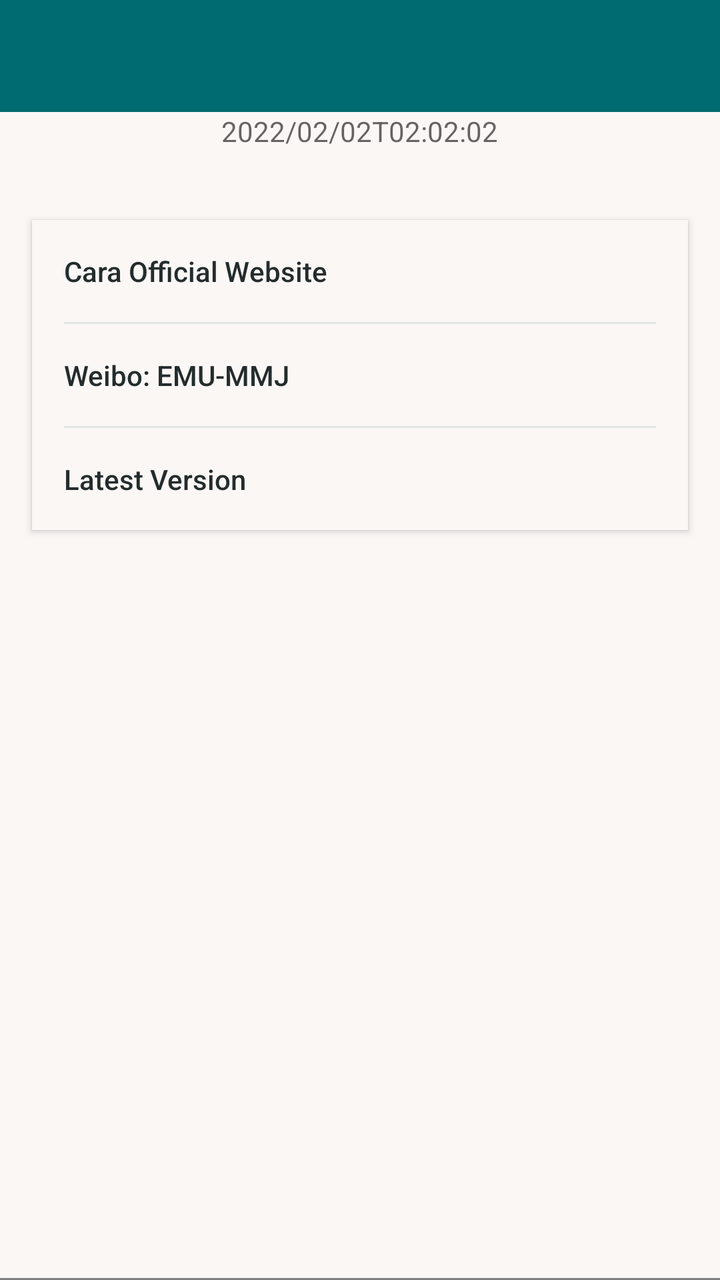
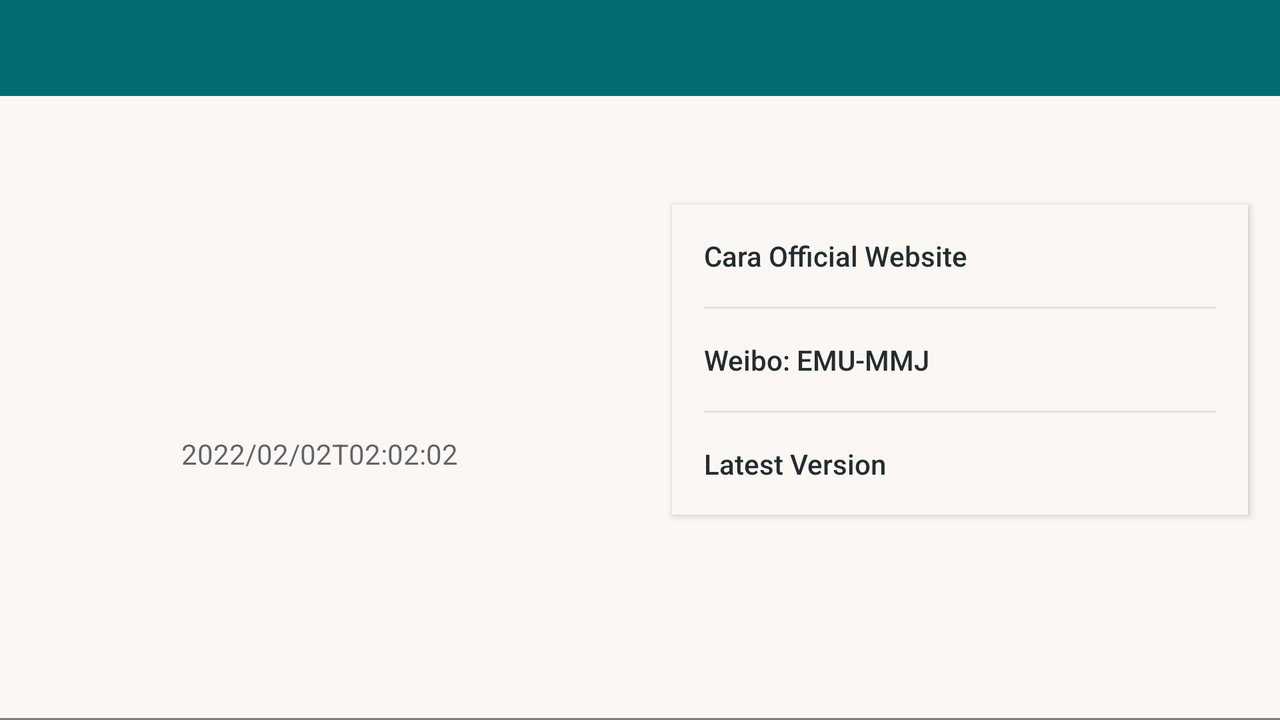

An Android layout and its configuration variant, each rendered on a device that would load it. The default file and the variant file are quoted in full after the pictures.
<!-- AndroidManifest.xml: activity theme CaraTheme -->
<!-- res/layout/activity_about.xml -->
<?xml version="1.0" encoding="utf-8"?>
<RelativeLayout xmlns:android="http://schemas.android.com/apk/res/android"
    xmlns:app="http://schemas.android.com/apk/res-auto"
    xmlns:tools="http://schemas.android.com/tools"
    android:layout_width="match_parent"
    android:layout_height="match_parent"
    tools:context=".ui.AboutActivity">

    <androidx.appcompat.widget.Toolbar
        android:id="@+id/toolbar"
        android:theme="@style/ThemeOverlay.AppCompat.Dark.ActionBar"
        app:popupTheme="@style/ThemeOverlay.AppCompat.DayNight"
        android:background="?attr/colorPrimary"
        android:layout_width="match_parent"
        android:layout_height="?attr/actionBarSize"
        android:layout_alignParentTop="true" />

    <ImageView
        android:id="@+id/banner"
        android:src="@mipmap/ic_cara"
        android:layout_centerHorizontal="true"
        android:layout_below="@id/toolbar"
        android:layout_width="wrap_content"
        android:layout_height="wrap_content"/>

    <TextView
        android:id="@+id/version"
        android:text="2022/02/02T02:02:02"
        style="@style/CaraTheme.Caption"
        android:textSize="14sp"
        android:layout_centerHorizontal="true"
        android:layout_below="@id/banner"
        android:layout_width="wrap_content"
        android:layout_height="wrap_content"/>

    <LinearLayout
        android:id="@+id/layout_group"
        android:layout_marginTop="35dp"
        android:layout_marginStart="16dp"
        android:layout_marginEnd="16dp"
        android:background="@color/background_color"
        android:elevation="2dp"
        android:orientation="vertical"
        android:layout_below="@id/version"
        android:layout_width="match_parent"
        android:layout_height="wrap_content">

        <Button
            android:id="@+id/btn_official_website"
            android:text="@string/cara_official_website"
            android:textAllCaps="false"
            android:textStyle="normal"
            android:layout_margin="0dp"
            android:padding="16dp"
            android:minWidth="0dp"
            android:minHeight="0dp"
            android:stateListAnimator="@null"
            android:gravity="center_vertical"
            style="@style/CaraTheme.Borderless"
            android:layout_width="match_parent"
            android:layout_height="wrap_content"/>

        <View
            android:layout_width="match_parent"
            android:layout_marginStart="16dp"
            android:layout_marginEnd="16dp"
            android:layout_height="1dp"
            android:background="@color/light_grey"/>

        <Button
            android:id="@+id/btn_open_weibo"
            android:text="@string/open_weibo"
            android:textAllCaps="false"
            android:textStyle="normal"
            android:layout_margin="0dp"
            android:padding="16dp"
            android:minWidth="0dp"
            android:minHeight="0dp"
            android:stateListAnimator="@null"
            android:gravity="center_vertical"
            style="@style/CaraTheme.Borderless"
            android:layout_width="match_parent"
            android:layout_height="wrap_content"/>

        <View
            android:layout_width="match_parent"
            android:layout_marginStart="16dp"
            android:layout_marginEnd="16dp"
            android:layout_height="1dp"
            android:background="@color/light_grey"/>

        <RelativeLayout
            android:layout_width="match_parent"
            android:layout_height="wrap_content">
            <Button
                android:id="@+id/btn_latest_version"
                android:text="@string/latest_version"
                android:textAllCaps="false"
                android:textStyle="normal"
                android:layout_margin="0dp"
                android:padding="16dp"
                android:minWidth="0dp"
                android:minHeight="0dp"
                android:stateListAnimator="@null"
                android:gravity="center_vertical"
                style="@style/CaraTheme.Borderless"
                android:layout_width="match_parent"
                android:layout_height="wrap_content"/>

            <ProgressBar
                android:id="@+id/latest_version_progress"
                style="?android:attr/progressBarStyleHorizontal"
                android:layout_marginStart="16dp"
                android:layout_marginEnd="16dp"
                android:padding="0dp"
                android:indeterminate="true"
                android:visibility="invisible"
                android:layout_alignBottom="@id/btn_latest_version"
                android:layout_width="match_parent"
                android:layout_height="wrap_content"/>
        </RelativeLayout>

    </LinearLayout>

    <TextView
        android:id="@+id/device_info"
        android:textAlignment="center"
        android:gravity="center"
        android:layout_margin="20dp"
        android:textSize="12sp"
        style="@style/CaraTheme.Caption"
        android:layout_centerHorizontal="true"
        android:layout_alignParentBottom="true"
        android:layout_width="wrap_content"
        android:layout_height="wrap_content"/>

    <SurfaceView
        android:id="@+id/surface_about"
        android:layout_height="1dp"
        android:layout_width="match_parent"
        android:layout_alignParentBottom="true"
        android:focusable="false"
        android:focusableInTouchMode="false"/>

</RelativeLayout>
<!-- resources referenced by this layout -->
<resources>
  <color name="background_color">#FAF7F5</color>
  <color name="light_grey">#E2E6E3</color>
  <!-- mipmap ic_cara (mipmap-anydpi-v26) -->
  <?xml version="1.0" encoding="utf-8"?>
  <adaptive-icon xmlns:android="http://schemas.android.com/apk/res/android">
      <background android:drawable="@color/ic_launcher_background"/>
      <foreground android:drawable="@mipmap/ic_launcher_foreground"/>
  </adaptive-icon>
  <string name="cara_official_website">Cara Official Website</string>
  <string name="latest_version">Latest Version</string>
  <string name="open_weibo">Weibo: EMU-MMJ</string>
  <style name="CaraTheme.Borderless" parent="Widget.AppCompat.Button.Borderless" />
  <style name="CaraTheme.Caption" parent="TextAppearance.AppCompat.Caption" />
  <style name="CaraTheme" parent="Theme.AppCompat.DayNight.NoActionBar">
          <item name="android:textColor">@color/foreground_color</item>
          <item name="android:windowBackground">@color/background_color</item>
          <item name="colorPrimary">@color/cara_orange</item>
          <item name="colorPrimaryDark">@color/cara_orange</item>
          <item name="colorAccent">@color/cara_accent</item>
          <item name="colorSurface">@color/background_color</item>
          <item name="android:colorControlHighlight">@color/cara_highlight</item>
          <item name="actionOverflowMenuStyle">@style/OverflowMenu</item>
          <item name="bottomSheetDialogTheme">@style/BottomSheetMenu</item>
          <item name="android:buttonBarButtonStyle">@style/AlertDialog.Button</item>
      </style>
  <color name="ic_launcher_background">#00666A</color>
  <color name="foreground_color">#242C2D</color>
  <color name="cara_orange">#006B70</color>
  <color name="cara_accent">#006B70</color>
  <color name="cara_highlight">#33006B70</color>
  <style name="OverflowMenu" parent="Widget.AppCompat.PopupMenu.Overflow">
          <item name="overlapAnchor">false</item>
          <item name="android:dropDownVerticalOffset">4dp</item>
      </style>
  <style name="BottomSheetMenu" parent="ThemeOverlay.MaterialComponents.BottomSheetDialog">
          <item name="android:colorControlHighlight">@color/cara_highlight</item>
          <item name="bottomSheetStyle">@style/ModalBottomSheet</item>
      </style>
  <style name="AlertDialog.Button" parent="Widget.AppCompat.Button.ButtonBar.AlertDialog">
          <item name="android:textColor">@color/cara_accent</item>
      </style>
  <style name="ModalBottomSheet" parent="Widget.MaterialComponents.BottomSheet.Modal">
          <item name="android:maxWidth">-1px</item> 
      </style>
</resources>
<!-- res/layout-land/activity_about.xml (the repository's variant of the layout above) -->
<!-- drawn on the phone turned sideways -->
<?xml version="1.0" encoding="utf-8"?>
<RelativeLayout xmlns:android="http://schemas.android.com/apk/res/android"
    xmlns:app="http://schemas.android.com/apk/res-auto"
    xmlns:tools="http://schemas.android.com/tools"
    android:layout_width="match_parent"
    android:layout_height="match_parent"
    tools:context=".ui.AboutActivity">

    <androidx.appcompat.widget.Toolbar
        android:id="@+id/toolbar"
        android:theme="@style/ThemeOverlay.AppCompat.Dark.ActionBar"
        app:popupTheme="@style/ThemeOverlay.AppCompat.DayNight"
        android:background="?attr/colorPrimary"
        android:layout_width="match_parent"
        android:layout_height="?attr/actionBarSize"
        android:layout_alignParentTop="true" />

    <View
        android:id="@+id/center_view"
        android:layout_centerHorizontal="true"
        android:layout_centerVertical="true"
        android:layout_width="1px"
        android:layout_height="1px"/>

    <LinearLayout
        android:orientation="vertical"
        android:gravity="center"
        android:layout_centerVertical="true"
        android:layout_alignParentStart="true"
        android:layout_toStartOf="@id/center_view"
        android:layout_width="match_parent"
        android:layout_height="wrap_content">

        <ImageView
            android:id="@+id/banner"
            android:src="@mipmap/ic_cara"
            android:scaleType="centerCrop"
            android:layout_width="96dp"
            android:layout_height="94dp"/>

        <TextView
            android:id="@+id/version"
            android:text="2022/02/02T02:02:02"
            style="@style/CaraTheme.Caption"
            android:textSize="14sp"
            android:gravity="center"
            android:layout_width="wrap_content"
            android:layout_height="wrap_content"/>

    </LinearLayout>

    <LinearLayout
        android:id="@+id/layout_group"
        android:layout_marginStart="16dp"
        android:layout_marginEnd="16dp"
        android:background="@color/background_color"
        android:elevation="2dp"
        android:gravity="center"
        android:layout_centerVertical="true"
        android:layout_alignParentEnd="true"
        android:layout_toEndOf="@id/center_view"
        android:orientation="vertical"
        android:layout_width="match_parent"
        android:layout_height="wrap_content">

        <Button
            android:id="@+id/btn_official_website"
            android:text="@string/cara_official_website"
            android:textAllCaps="false"
            android:textStyle="normal"
            android:layout_margin="0dp"
            android:padding="16dp"
            android:minWidth="0dp"
            android:minHeight="0dp"
            android:stateListAnimator="@null"
            android:gravity="center_vertical"
            style="@style/CaraTheme.Borderless"
            android:layout_width="match_parent"
            android:layout_height="wrap_content"/>

        <View
            android:layout_width="match_parent"
            android:layout_marginStart="16dp"
            android:layout_marginEnd="16dp"
            android:layout_height="1dp"
            android:background="@color/light_grey"/>

        <Button
            android:id="@+id/btn_open_weibo"
            android:text="@string/open_weibo"
            android:textAllCaps="false"
            android:textStyle="normal"
            android:layout_margin="0dp"
            android:padding="16dp"
            android:minWidth="0dp"
            android:minHeight="0dp"
            android:stateListAnimator="@null"
            android:gravity="center_vertical"
            style="@style/CaraTheme.Borderless"
            android:layout_width="match_parent"
            android:layout_height="wrap_content"/>

        <View
            android:layout_width="match_parent"
            android:layout_marginStart="16dp"
            android:layout_marginEnd="16dp"
            android:layout_height="1dp"
            android:background="@color/light_grey"/>

        <RelativeLayout
            android:layout_width="match_parent"
            android:layout_height="wrap_content">
            <Button
                android:id="@+id/btn_latest_version"
                android:text="@string/latest_version"
                android:textAllCaps="false"
                android:textStyle="normal"
                android:layout_margin="0dp"
                android:padding="16dp"
                android:minWidth="0dp"
                android:minHeight="0dp"
                android:stateListAnimator="@null"
                android:gravity="center_vertical"
                style="@style/CaraTheme.Borderless"
                android:layout_width="match_parent"
                android:layout_height="wrap_content"/>

            <ProgressBar
                android:id="@+id/latest_version_progress"
                style="?android:attr/progressBarStyleHorizontal"
                android:layout_marginStart="16dp"
                android:layout_marginEnd="16dp"
                android:padding="0dp"
                android:indeterminate="true"
                android:visibility="invisible"
                android:layout_alignBottom="@id/btn_latest_version"
                android:layout_width="match_parent"
                android:layout_height="wrap_content"/>
        </RelativeLayout>

    </LinearLayout>

    <TextView
        android:id="@+id/device_info"
        android:textAlignment="center"
        android:gravity="center"
        android:layout_margin="8dp"
        android:textSize="12sp"
        style="@style/CaraTheme.Caption"
        android:layout_centerHorizontal="true"
        android:layout_alignParentBottom="true"
        android:layout_width="match_parent"
        android:layout_height="wrap_content"/>

    <SurfaceView
        android:id="@+id/surface_about"
        android:layout_height="1dp"
        android:layout_width="match_parent"
        android:layout_alignParentBottom="true"
        android:focusable="false"
        android:focusableInTouchMode="false"/>

</RelativeLayout>
